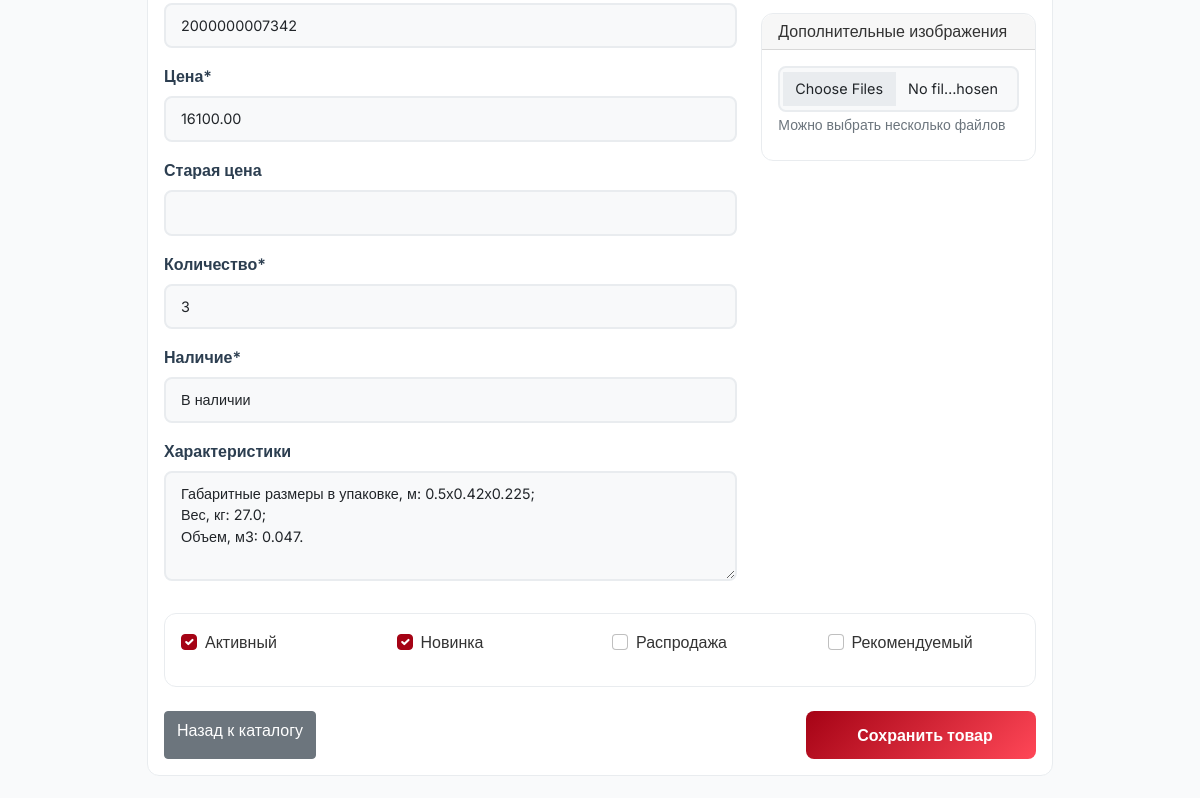
/catalog/products/diskovye-tormoza-uaz-na-grazhdanskij-perednij-most/update/ (signed in, middle part), run on an earlier commit of the app's database.
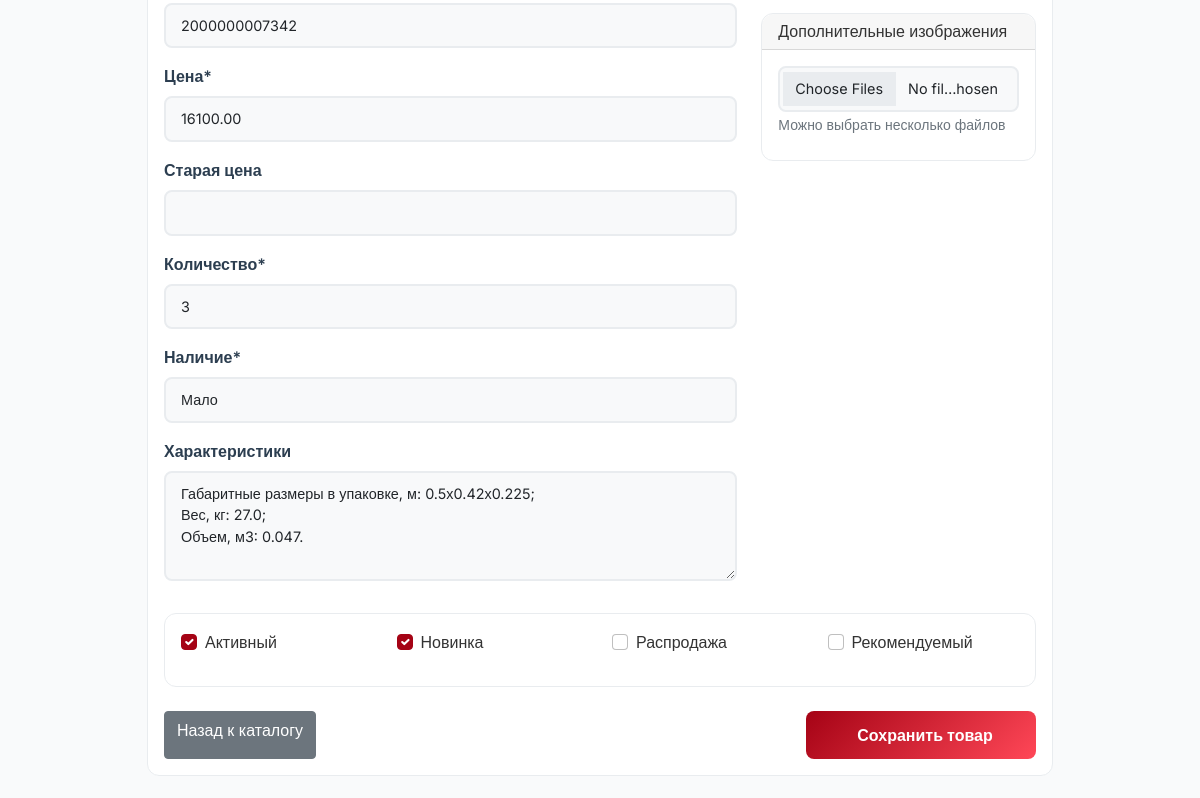
And on a later commit of the database.
### catalog/models.py (models this page shows, shortened)
class Product(models.Model):
    AVAILABILITY_CHOICES = [
        ('in_stock', 'В наличии'),
        ('limited', 'Мало'),
        ('out_of_stock', 'Нет в наличии'),
        ('preorder', 'Под заказ'),
    ]
    name = models.CharField('Название', max_length=200)
    slug = models.SlugField('URL', max_length=200, unique=True, blank=True)  # Добавили blank=True
    category = models.ForeignKey(Category, on_delete=models.CASCADE,
                               related_name='products')
    brand = models.ForeignKey(Brand, on_delete=models.CASCADE,
                            related_name='products', null=True, blank=True)
    sku = models.CharField('Артикул', max_length=50, unique=True)
    price = models.DecimalField('Цена', max_digits=10, decimal_places=2)
    old_price = models.DecimalField('Старая цена', max_digits=10,
                                   decimal_places=2, null=True, blank=True)
    description = models.TextField('Описание')
    features = models.TextField('Характеристики', blank=True)
    availability = models.CharField('Наличие', max_length=20,
                                  choices=AVAILABILITY_CHOICES, default='in_stock')
    quantity = models.IntegerField('Количество', default=0)
    is_active = models.BooleanField('Активный', default=True)
    is_new = models.BooleanField('Новинка', default=False)
    is_sale = models.BooleanField('Распродажа', default=False)
    is_featured = models.BooleanField('Рекомендуемый', default=False)
    created_at = models.DateTimeField('Дата создания', auto_now_add=True)
    updated_at = models.DateTimeField('Дата обновления', auto_now=True)
    class Meta:
        verbose_name = 'Товар'
        verbose_name_plural = 'Товары'
        ordering = ['-created_at']
    @property
    def main_image(self):
        image = self.images.filter(is_main=True).first()
        if image:
            return image.image
        return None

### catalog/views.py (the view)
# urls.py: path('products/<slug:slug>/update/', views.product_update, name='product_update'),  # /catalog/products/<slug>/update/
@login_required
@content_manager_required
def product_update(request, slug):
    product = get_object_or_404(Product, slug=slug)
    if request.method == 'POST':
        form = ProductForm(request.POST, request.FILES, instance=product)
        if form.is_valid():
            form.save()
            messages.success(request, f'Товар "{product.name}" успешно обновлен!')
            return redirect('catalog:product_detail', slug=product.slug)
    else:
        form = ProductForm(instance=product)
    return render(request, 'catalog/product_form.html', {
        'form': form,
        'title': f'Редактирование: {product.name}',
        'product': product
    })

### cart/cart.py (called while the page is built)
    def get_total_price(self):
        return sum(
            float(item['price']) * item['quantity']
            for item in self.cart.values()
        )

    def __len__(self):
        return sum(item['quantity'] for item in self.cart.values())

### cart/context_processors.py (called while the page is built)
def cart(request):
    return {'cart': Cart(request)}

### catalog/context_processors.py (called while the page is built)
def categories(request):
    main_categories = Category.objects.filter(
        parent__isnull=True
    ).exclude(
        slug=''
    ).exclude(
        slug__isnull=True
    ).prefetch_related('children').order_by('order', 'name')
    return {
        'categories': main_categories,
        'all_categories': Category.objects.exclude(slug='').exclude(slug__isnull=True)
    }

### catalog/models.py (called while the page is built)
    def __str__(self):
        return self.name

    def __str__(self):
        return self.name

### templates/catalog/product_form.html (shortened to what this page needs)
{% extends 'base.html' %}
{% load crispy_forms_tags %}
{% block content %}
<div class="container mt-4">
    <div class="row justify-content-center">
        <div class="col-md-10">
            <div class="card">
                <div class="card-body">
                    <form method="post" enctype="multipart/form-data" id="productForm">
                        <div class="row">
                            <div class="col-md-8">
                                {{ form.sku|as_crispy_field }}
                                {{ form.price|as_crispy_field }}
                                {{ form.old_price|as_crispy_field }}
                                {{ form.quantity|as_crispy_field }}
                                {{ form.availability|as_crispy_field }}
                                {{ form.features|as_crispy_field }}
                            </div>
                            <div class="col-md-4">
                                <div class="card">
                                    <div class="card-header">
                                        <h6 class="mb-0">Дополнительные изображения</h6>
                                    </div>
                                    <div class="card-body">
                                        <div class="mb-3">
                                            <input type="file"
                                                   name="additional_images"
                                                   id="additional_images_input"
                                                   class="form-control"
                                                   accept="image/*"
                                                   multiple>
                                            <small class="text-muted">Можно выбрать несколько файлов</small>
                                        </div>
                                    </div>
                                </div>
                            </div>
                        </div>
                        <div class="row mt-3">
                            <div class="col-md-12">
                                <div class="card">
                                    <div class="card-body">
                                        <div class="row">
                                            <div class="col-md-3">
                                                {{ form.is_active|as_crispy_field }}
                                            </div>
                                            <div class="col-md-3">
                                                {{ form.is_new|as_crispy_field }}
                                            </div>
                                            <div class="col-md-3">
                                                {{ form.is_sale|as_crispy_field }}
                                            </div>
                                            <div class="col-md-3">
                                                {{ form.is_featured|as_crispy_field }}
                                            </div>
                                        </div>
                                    </div>
                                </div>
                            </div>
                        </div>
                        <div class="d-flex justify-content-between mt-4">
                            <a href="{% url 'catalog:product_list' %}" class="btn btn-secondary">
                                 Назад к каталогу
                            </a>
                            <button type="submit" class="btn btn-primary" id="contnentbtn">
                                 Сохранить товар
                            </button>
                        </div>
                    </form>
                </div>
            </div>
        </div>
    </div>
</div>
{% endblock %}

What changed in the data, as far as the page shows it:
changed Product: availability "В наличии" → "Мало"
